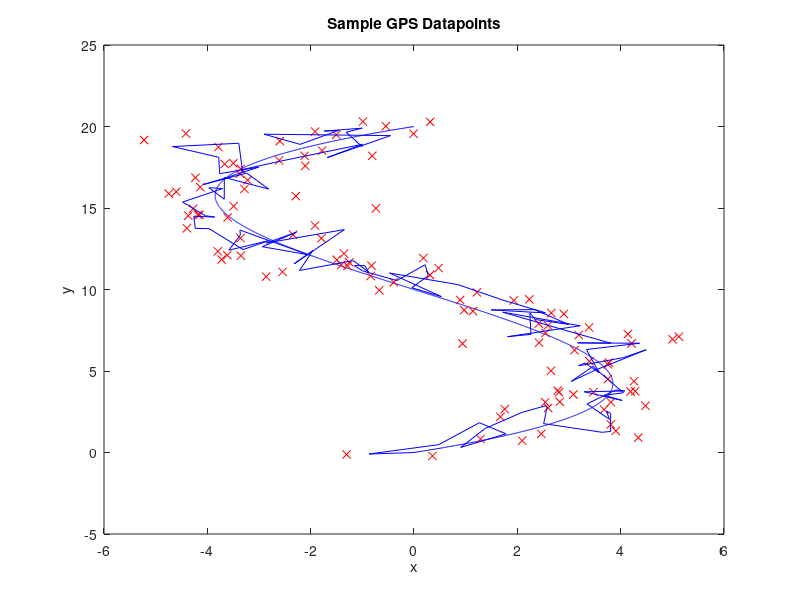

Write MATLAB code to recreate this figure.

points = [];
samples = [];
m = 10;

est = [[0; 0], [0; 0]];
err = [[0, 0; 0, 0]; [1, 0.1; 0.1, 1]];
predict_est = [];
predict_err = [];
K = [];

F = est(:,end);
%G = err(end-1:end,:);

R = [1, 0.01; 0.01, 1]; % Measurement Covariance
Q = [1, 0; 0, 1];  %state covariance

A = [1, 0; 0, 1];
H = [1, 0; 0, 1];

for i = 0:.001:2
    y = i;
    x = (y-2)^3 + 3*(y-2)^2 + 2*(y-2);
    points = [points; m*[x,y]];
    
    if mod(m*i, .18) == 0
        samples = [samples; [normrnd(m*x,1), normrnd(m*y,1)]];
        %T = samples(end,:);

        %predict stae and error covariance
        pe = A*est(:,end);
        predict_est = [predict_est, pe]; %#ok<*AGROW>
        pk = A*err(end-1:end,:)*transpose(A) + Q
        predict_err = [predict_err; pk];

        %compute Kalman Gain
        K = pk*transpose(H)*(H*pk*transpose(H) + R)^-1;

        %compute estimate
        e = pe + K*(transpose(samples(end,:)) - H*pe);
        est = [est, e];

        %compute error covariance
        p = pk - K*H*pk;
        err = [err; p];
    end
    
end

est = transpose(est)

plot(points(:,1), points(:,2), 'b')
hold on;
plot(samples(:,1), samples(:,2), 'rx')
hold on
plot(est(:,1), est(:,2), 'b')
xlabel('x');
ylabel('y');
title('Sample GPS Datapoints');












